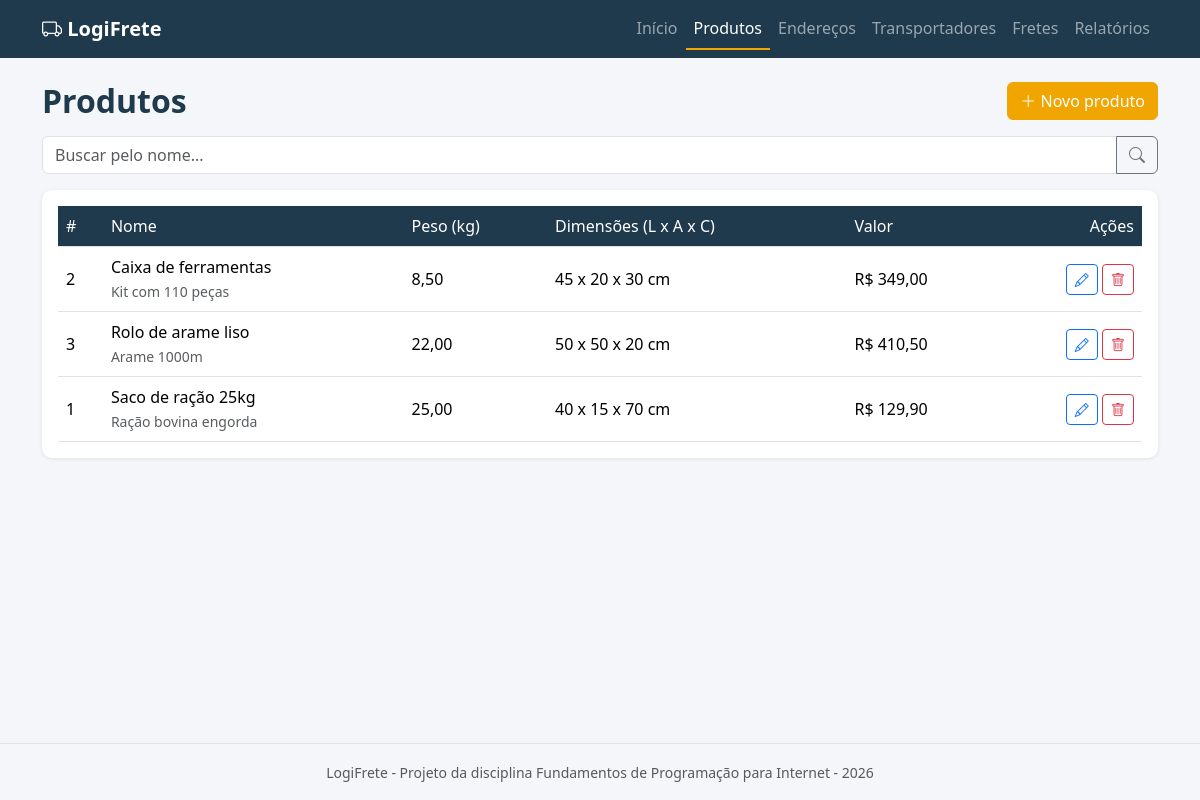
Page /produtos/listar.php on the committed database.
### tables this page shows
CREATE TABLE produtos (
  id INT AUTO_INCREMENT PRIMARY KEY,
  nome VARCHAR(100) NOT NULL,
  descricao VARCHAR(255),
  peso_kg DECIMAL(10,2) NOT NULL DEFAULT 0,
  largura_cm DECIMAL(10,2) DEFAULT 0,
  altura_cm DECIMAL(10,2) DEFAULT 0,
  comprimento_cm DECIMAL(10,2) DEFAULT 0,
  valor DECIMAL(10,2) NOT NULL DEFAULT 0,
  criado_em DATETIME DEFAULT CURRENT_TIMESTAMP
);

### config/funcoes.php (called while the page is built, shortened)
<?php
function e($texto)
{
    return htmlspecialchars((string) $texto, ENT_QUOTES, 'UTF-8');
}
function dinheiro($valor)
{
    return 'R$ ' . number_format((float) $valor, 2, ',', '.');
}

### produtos/listar.php (the view, shortened to what this page needs)
<?php
require_once '../config/conexao.php';
$menuAtivo = 'produtos';
$busca = trim($_GET['busca'] ?? '');
if ($busca != '') {
    $stmt = $pdo->prepare('SELECT * FROM produtos WHERE nome LIKE ? ORDER BY nome');
    $stmt->execute(['%' . $busca . '%']);
} else {
    $stmt = $pdo->query('SELECT * FROM produtos ORDER BY nome');
}
$produtos = $stmt->fetchAll();
include '../includes/header.php';
?>
<div class="d-flex justify-content-between align-items-center mb-3">
    <h2 class="titulo-pagina mb-0">Produtos</h2>
    <a href="form.php" class="btn btn-laranja"><i class="bi bi-plus-lg"></i> Novo produto</a>
</div>
<form method="get" class="mb-3">
    <div class="input-group">
        <input type="text" name="busca" class="form-control" placeholder="Buscar pelo nome..." value="<?= e($busca) ?>">
        <button class="btn btn-outline-secondary" type="submit"><i class="bi bi-search"></i></button>
    </div>
</form>
<div class="card p-3">
    <div class="table-responsive">
        <table class="table table-hover align-middle mb-0">
            <thead>
                <tr>
                    <th>#</th>
                    <th>Nome</th>
                    <th>Peso (kg)</th>
                    <th>Dimensões (L x A x C)</th>
                    <th>Valor</th>
                    <th class="text-end">Ações</th>
                </tr>
            </thead>
            <tbody>
                <?php foreach ($produtos as $p): ?>
                    <tr>
                        <td><?= $p['id'] ?></td>
                        <td>
                            <?= e($p['nome']) ?><br>
                            <small class="text-muted"><?= e($p['descricao']) ?></small>
                        </td>
                        <td><?= number_format($p['peso_kg'], 2, ',', '.') ?></td>
                        <td><?= (float) $p['largura_cm'] ?> x <?= (float) $p['altura_cm'] ?> x <?= (float) $p['comprimento_cm'] ?> cm</td>
                        <td><?= dinheiro($p['valor']) ?></td>
                        <td class="text-end">
                            <a href="form.php?id=<?= $p['id'] ?>" class="btn btn-sm btn-outline-primary" title="Editar"><i class="bi bi-pencil"></i></a>
                            <a href="excluir.php?id=<?= $p['id'] ?>" class="btn btn-sm btn-outline-danger btn-excluir" title="Excluir"><i class="bi bi-trash"></i></a>
                        </td>
                    </tr>
                <?php endforeach; ?>
            </tbody>
        </table>
    </div>
</div>
<?php include '../includes/footer.php'; ?>

### includes/header.php (shortened to what this page needs)
<?php
$menuAtivo = $menuAtivo ?? '';
?>
<!DOCTYPE html>
<html lang="pt-br">
<head>
    <link href="https://cdn.jsdelivr.net/npm/bootstrap@5.3.3/dist/css/bootstrap.min.css" rel="stylesheet">
    <link href="https://cdn.jsdelivr.net/npm/bootstrap-icons@1.11.3/font/bootstrap-icons.min.css" rel="stylesheet">
    <link href="<?= BASE_URL ?>assets/css/style.css" rel="stylesheet">
</head>
<body>
<nav class="navbar navbar-expand-lg navbar-dark bg-escuro">
    <div class="container">
        <a class="navbar-brand fw-bold" href="<?= BASE_URL ?>index.php">
            <i class="bi bi-truck"></i> LogiFrete
        </a>
        <div class="collapse navbar-collapse" id="menu">
            <ul class="navbar-nav ms-auto">
                <li class="nav-item">
                    <a class="nav-link <?= $menuAtivo == 'inicio' ? 'active' : '' ?>" href="<?= BASE_URL ?>index.php">Início</a>
                </li>
                <li class="nav-item">
                    <a class="nav-link <?= $menuAtivo == 'produtos' ? 'active' : '' ?>" href="<?= BASE_URL ?>produtos/listar.php">Produtos</a>
                </li>
                <li class="nav-item">
                    <a class="nav-link <?= $menuAtivo == 'enderecos' ? 'active' : '' ?>" href="<?= BASE_URL ?>enderecos/listar.php">Endereços</a>
                </li>
                <li class="nav-item">
                    <a class="nav-link <?= $menuAtivo == 'transportadores' ? 'active' : '' ?>" href="<?= BASE_URL ?>transportadores/listar.php">Transportadores</a>
                </li>
                <li class="nav-item">
                    <a class="nav-link <?= $menuAtivo == 'fretes' ? 'active' : '' ?>" href="<?= BASE_URL ?>fretes/listar.php">Fretes</a>
                </li>
                <li class="nav-item">
                    <a class="nav-link <?= $menuAtivo == 'relatorios' ? 'active' : '' ?>" href="<?= BASE_URL ?>relatorios/index.php">Relatórios</a>
                </li>
            </ul>
        </div>
    </div>
</nav>
<main class="container my-4">

### includes/footer.php (shortened to what this page needs)
</main>
<footer class="text-center text-muted py-3 border-top">
    <small>LogiFrete - Projeto da disciplina Fundamentos de Programação para Internet - <?= date('Y') ?></small>
</footer>
</body>
</html>

### assets/css/style.css (style rules this page uses)
body { background-color: #f4f6f9; min-height: 100vh; display: flex; flex-direction: column; }
main { flex: 1; }
.bg-escuro { background-color: #1f3a4d; }
.navbar .nav-link.active { border-bottom: 2px solid #f0a500; }
.card { border: none; border-radius: 10px; box-shadow: 0 1px 4px rgba(0, 0, 0, 0.08); }
.titulo-pagina { color: #1f3a4d; font-weight: 600; }
.btn-laranja { background-color: #f0a500; border-color: #f0a500; color: #fff; }
.table thead th { background-color: #1f3a4d; color: #fff; font-weight: 500; }

### rows in the picture
produtos: id "2", nome "Caixa de ferramentas", descricao "Kit com 110 peças", peso_kg "8,50", largura_cm "45", altura_cm "20", comprimento_cm "30", valor "R$ 349,00"
produtos: id "3", nome "Rolo de arame liso", descricao "Arame 1000m", peso_kg "22,00", largura_cm "50", altura_cm "50", comprimento_cm "20", valor "R$ 410,50"
produtos: id "1", nome "Saco de ração 25kg", descricao "Ração bovina engorda", peso_kg "25,00", largura_cm "40", altura_cm "15", comprimento_cm "70", valor "R$ 129,90"
